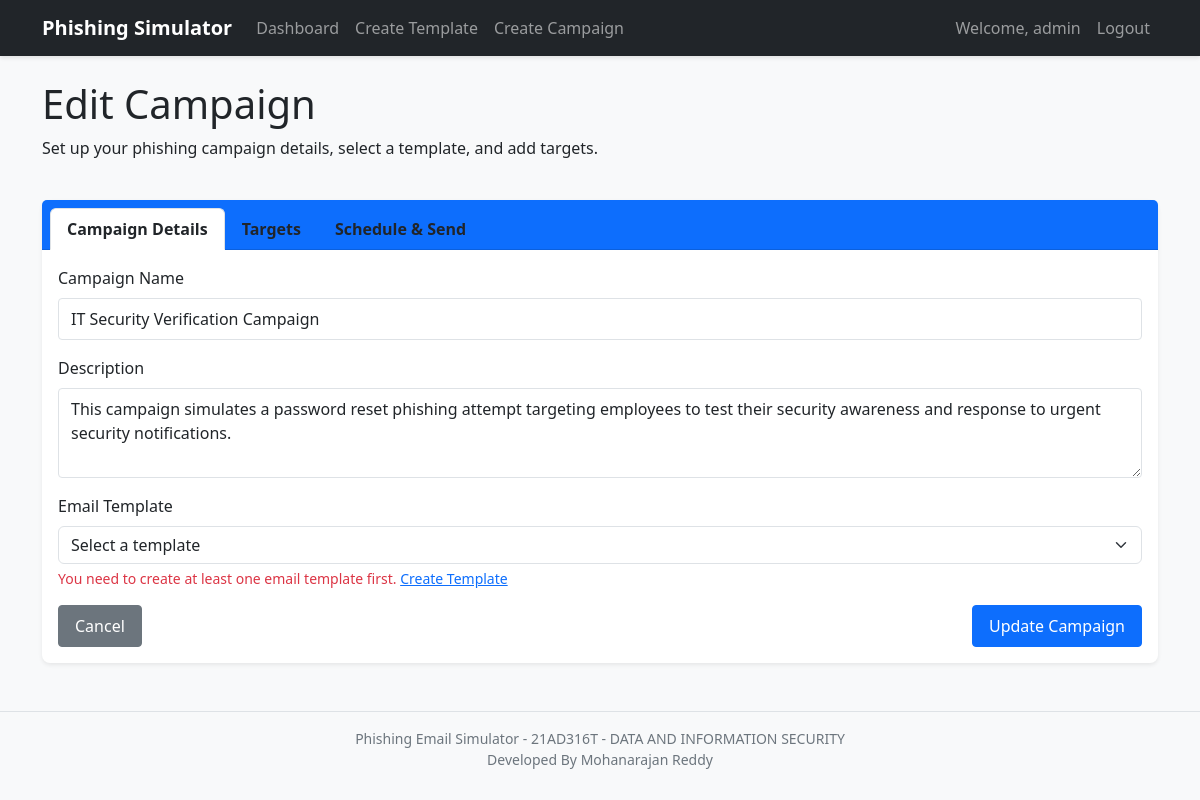
Page /campaign/1/targets (signed in) on the committed database.
### app/models.py (models this page shows, shortened)
class User(UserMixin, db.Model):
    id = db.Column(db.Integer, primary_key=True)
    username = db.Column(db.String(64), index=True, unique=True)
    email = db.Column(db.String(120), index=True, unique=True)
    password_hash = db.Column(db.String(128))
    is_admin = db.Column(db.Boolean, default=False)
    campaigns = db.relationship('Campaign', backref='creator', lazy='dynamic')
    templates = db.relationship('EmailTemplate', backref='creator', lazy='dynamic')

class Campaign(db.Model):
    id = db.Column(db.Integer, primary_key=True)
    name = db.Column(db.String(100), nullable=False)
    description = db.Column(db.Text)
    template_id = db.Column(db.Integer, db.ForeignKey('email_template.id'))
    creator_id = db.Column(db.Integer, db.ForeignKey('user.id'))
    created_at = db.Column(db.DateTime, default=datetime.utcnow)
    scheduled_at = db.Column(db.DateTime)
    status = db.Column(db.String(20), default='draft')  # draft, scheduled, in_progress, completed
    targets = db.relationship('Target', backref='campaign', lazy='dynamic')
    click_events = db.relationship('ClickEvent', backref='campaign', lazy='dynamic')

### app/routes.py (the view, shortened to what this page needs)
@campaign.route('/<int:id>/targets', methods=['GET', 'POST'])
@login_required
def manage_targets(id):
    campaign = Campaign.query.get_or_404(id)
    if campaign.creator_id != current_user.id:
        flash('You do not have permission to manage targets for this campaign')
        return redirect(url_for('main.dashboard'))
    targets = Target.query.filter_by(campaign_id=campaign.id).all()
    return render_template('campaign.html', campaign=campaign, targets=targets, tab='targets', now=datetime.now())

### app/models.py (called while the page is built)
@login_manager.user_loader
def load_user(id):
    return User.query.get(int(id))

### app/templates/campaign.html (shortened to what this page needs)
{% extends "base.html" %}
{% block content %}
<div class="row mb-4">
    <div class="col">
        <h1>{% if campaign %}Edit Campaign{% else %}Create Campaign{% endif %}</h1>
        <p>Set up your phishing campaign details, select a template, and add targets.</p>
    </div>
</div>
<div class="card">
    <div class="card-header bg-primary text-white">
        <ul class="nav nav-tabs card-header-tabs" id="campaignTabs" role="tablist">
            <li class="nav-item" role="presentation">
                <button class="nav-link active text-dark" id="details-tab" data-bs-toggle="tab" data-bs-target="#details" type="button" role="tab" aria-controls="details" aria-selected="true">Campaign Details</button>
            </li>
            {% if campaign %}
            <li class="nav-item" role="presentation">
                <button class="nav-link text-dark" id="targets-tab" data-bs-toggle="tab" data-bs-target="#targets" type="button" role="tab" aria-controls="targets" aria-selected="false">Targets</button>
            </li>
            <li class="nav-item" role="presentation">
                <button class="nav-link text-dark" id="schedule-tab" data-bs-toggle="tab" data-bs-target="#schedule" type="button" role="tab" aria-controls="schedule" aria-selected="false">Schedule & Send</button>
            </li>
            {% endif %}
        </ul>
    </div>
    <div class="card-body">
        <div class="tab-content" id="campaignTabsContent">
            <div class="tab-pane fade show active" id="details" role="tabpanel" aria-labelledby="details-tab">
                <form method="POST" action="{{ url_for('campaign.edit', id=campaign.id) if campaign else url_for('campaign.create_campaign') }}">
                    <div class="mb-3">
                        <label for="name" class="form-label">Campaign Name</label>
                        <input type="text" class="form-control" id="name" name="name" value="{{ campaign.name if campaign else '' }}" required>
                    </div>
                    <div class="mb-3">
                        <label for="description" class="form-label">Description</label>
                        <textarea class="form-control" id="description" name="description" rows="3">{{ campaign.description if campaign else '' }}</textarea>
                    </div>
                    <div class="mb-3">
                        <label for="template_id" class="form-label">Email Template</label>
                        <select class="form-select" id="template_id" name="template_id" required>
                            <option value="">Select a template</option>
                        </select>
                        {% if templates|length == 0 %}
                        <div class="form-text text-danger">
                            You need to create at least one email template first.
                            <a href="{{ url_for('template.create_template') }}">Create Template</a>
                        </div>
                        {% endif %}
                    </div>
                    <div class="d-flex justify-content-between">
                        <a href="{{ url_for('main.dashboard') }}" class="btn btn-secondary">Cancel</a>
                        <button type="submit" class="btn btn-primary">
                            {% if campaign %}Update Campaign{% else %}Create Campaign{% endif %}
                        </button>
                    </div>
                </form>
            </div>
        </div>
    </div>
</div>
{% endblock %}

### app/templates/base.html (shortened to what this page needs)
<!DOCTYPE html>
<html lang="en">
<head>
    <link rel="stylesheet" href="https://cdn.jsdelivr.net/npm/bootstrap@5.3.0/dist/css/bootstrap.min.css">
    <link rel="stylesheet" href="{{ url_for('static', filename='css/main.css') }}">
</head>
<body>
    <nav class="navbar navbar-expand-lg navbar-dark bg-dark">
        <div class="container">
            <a class="navbar-brand" href="{{ url_for('main.index') }}">Phishing Simulator</a>
            <div class="collapse navbar-collapse" id="navbarNav">
                <ul class="navbar-nav me-auto">
                    {% if current_user.is_authenticated %}
                    <li class="nav-item">
                        <a class="nav-link" href="{{ url_for('main.dashboard') }}">Dashboard</a>
                    </li>
                    <li class="nav-item">
                        <a class="nav-link" href="{{ url_for('template.create_template') }}">Create Template</a>
                    </li>
                    <li class="nav-item">
                        <a class="nav-link" href="{{ url_for('campaign.create_campaign') }}">Create Campaign</a>
                    </li>
                    {% endif %}
                </ul>
                <ul class="navbar-nav">
                    {% if current_user.is_authenticated %}
                    <li class="nav-item">
                        <span class="nav-link">Welcome, {{ current_user.username }}</span>
                    </li>
                    <li class="nav-item">
                        <a class="nav-link" href="{{ url_for('auth.logout') }}">Logout</a>
                    </li>
                    {% endif %}
                </ul>
            </div>
        </div>
    </nav>
    <div class="container mt-4">
        {% block content %}{% endblock %}
    </div>
    <footer class="mt-5 py-3 bg-light">
        <div class="container text-center">
            <p class="mb-0">Phishing Email Simulator - 21AD316T - DATA AND INFORMATION SECURITY</p>
            <p class="mb-0">Developed By Mohanarajan Reddy</p>
        </div>
    </footer>
</body>
</html>

### app/static/css/main.css (style rules this page uses)
body { font-family: 'Segoe UI', Tahoma, Geneva, Verdana, sans-serif; background-color: #f8f9fa; color: #212529; }
.navbar { box-shadow: 0 2px 4px rgba(0, 0, 0, 0.1); }
.navbar-brand { font-weight: 600; }
.card { border: none; border-radius: 0.5rem; box-shadow: 0 0.125rem 0.25rem rgba(0, 0, 0, 0.075); margin-bottom: 1.5rem; }
.card-header { font-weight: 600; border-bottom: 1px solid rgba(0, 0, 0, 0.125); }
.btn { border-radius: 0.25rem; padding: 0.5rem 1rem; font-weight: 500; }
.btn-primary { background-color: #0d6efd; border-color: #0d6efd; }
.form-control { border-radius: 0.25rem; padding: 0.5rem 0.75rem; }
footer { border-top: 1px solid #dee2e6; color: #6c757d; font-size: 0.875rem; }

### rows in the picture
User: username "admin"
Campaign: name "IT Security Verification Campaign", description "This campaign simulates a password reset phishing attempt targeting employees to test their security awareness and response to urgent security notifications."
